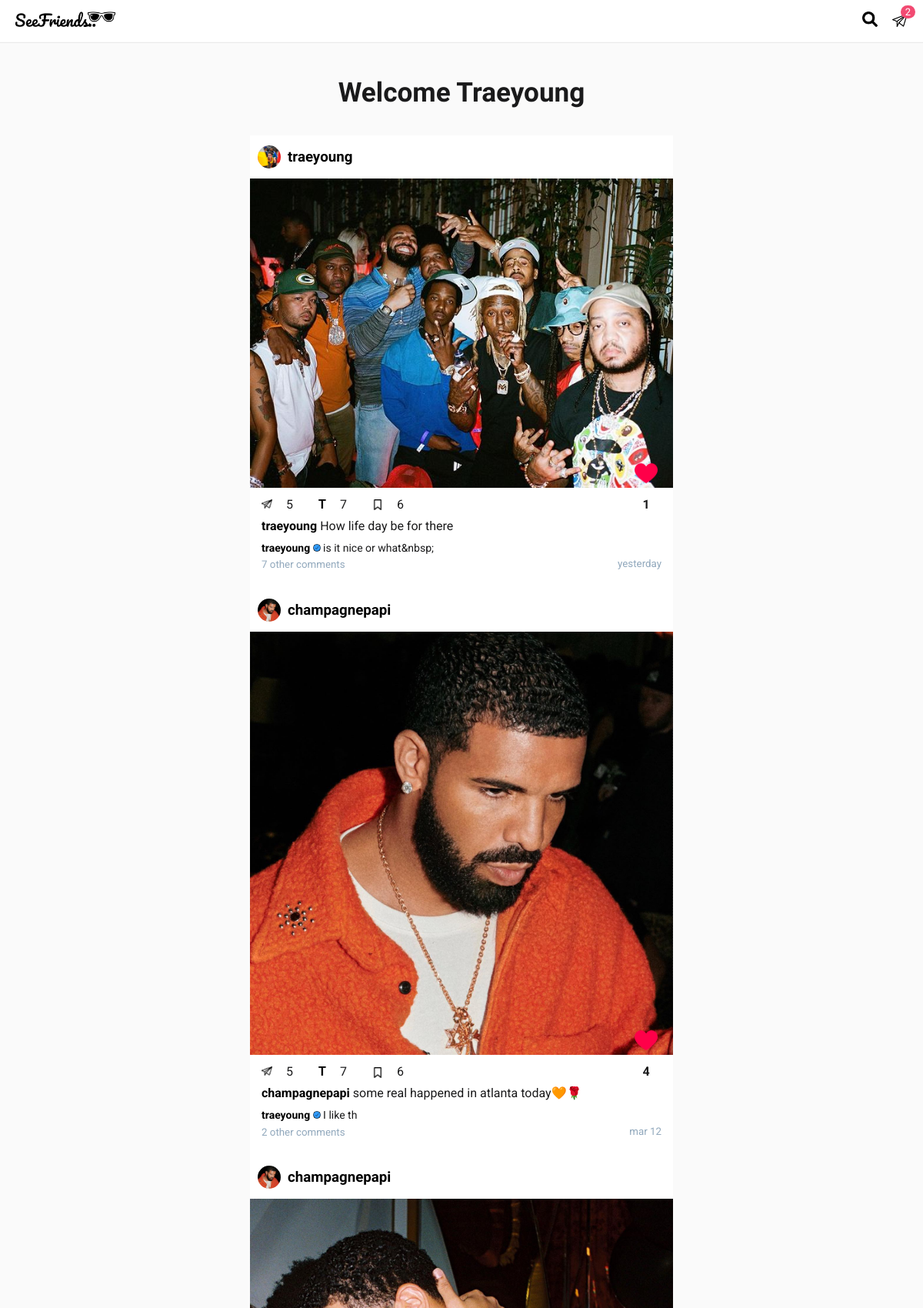
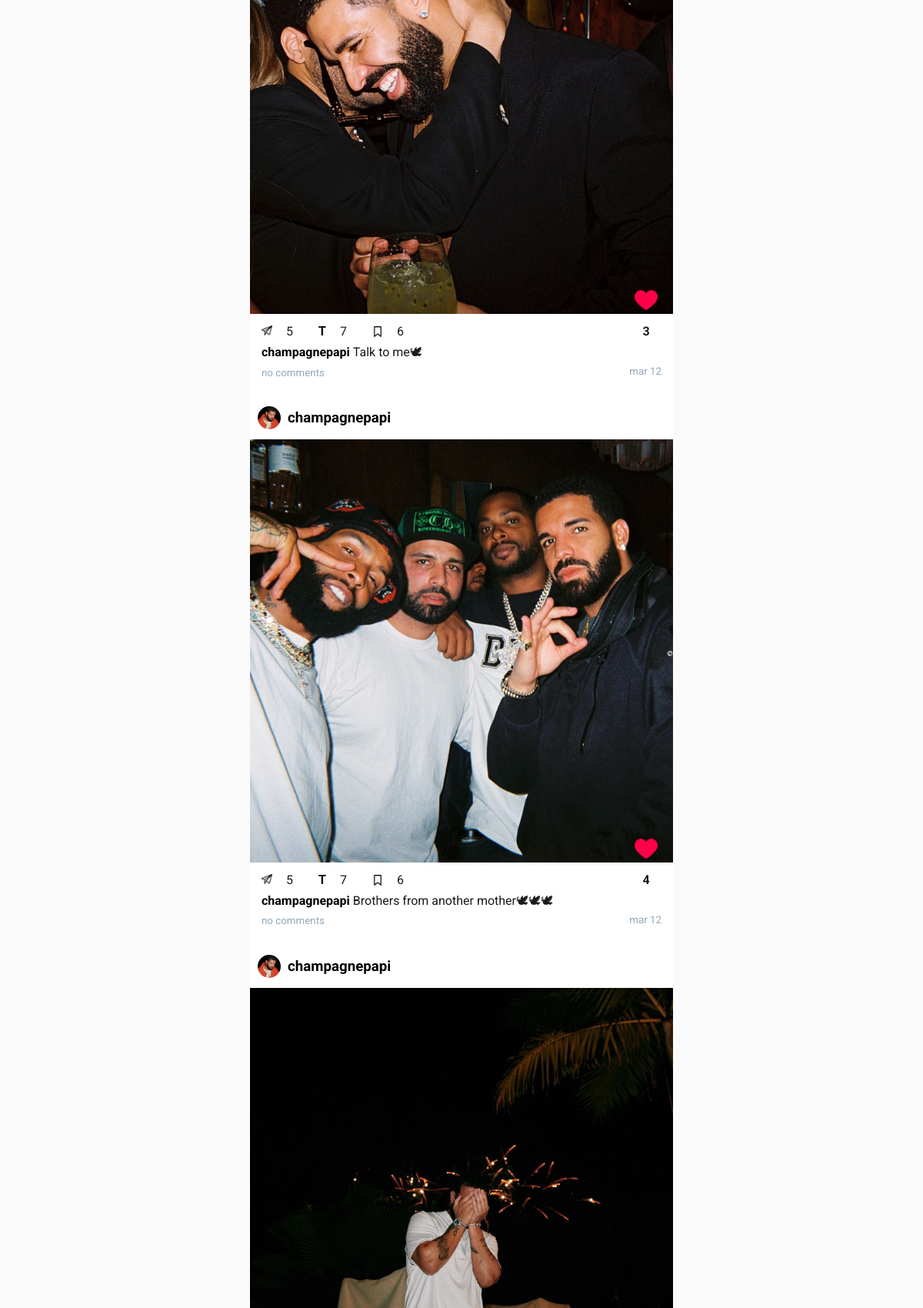
Screenshot of / (signed in, upper part) with the database file from the repository (2 pictures, top to bottom).
### homeapp/models.py (models this page shows, shortened)
class PostFeed(models.Model):
   owner = models.ForeignKey(User, on_delete=models.CASCADE, null=True, blank=True)
   post_owner = models.ForeignKey(User, on_delete=models.CASCADE, null=True, blank=True, related_name="p_owner")
   post = models.ForeignKey(Post, on_delete=models.CASCADE, null=True, blank=True)
   updated = models.DateTimeField(auto_now=True)
   created = models.DateTimeField(auto_now_add=True)
   id = models.UUIDField(default=uuid.uuid4, primary_key=True, unique=True, editable=False)
   class Meta:
      ordering = ['-created']
      verbose_name_plural = "PostFeed"

class Post(models.Model):
   owner = models.ForeignKey(User, on_delete=models.CASCADE, null=True, blank=True)
   img = models.ImageField(upload_to='contents/', null=True, blank=True)
   body = models.TextField()
   likers = models.ManyToManyField(User, 'post_likers', blank=True)
   commenters = models.ManyToManyField(User, 'post_commenters', blank=True)
   savers = models.ManyToManyField(User, 'post_savers', blank=True)
   updated = models.DateTimeField(auto_now=True)
   created = models.DateTimeField(auto_now_add=True)
   id = models.UUIDField(default=uuid.uuid4, primary_key=True, unique=True, editable=False)
   class Meta:
      ordering = ['-created']
   @property
   def get_total_likes(self):
      return self.likers.count()
   def is_leapyear(self, year):
      leap_year = None
      if (year % 4 == 0):
         if (year % 100 == 0):
            if (year % 400 == 0):
               leap_year = True
            else:
               leap_year = False
         else:
            leap_year = True
      else:
         leap_year = False
      return leap_year
   def returnDateInMinutesAgo(self, year, month, day, hour, minutes):
      is_a_leapyear = self.is_leapyear(year) # print(f"{year} is a leap year == {is_a_leapyear}")
      months_days = [31, 28, 31, 30, 31, 30, 31, 31, 30, 31, 30, 31]
      months_days_leap = [31, 29, 31, 30, 31, 30, 31, 31, 30, 31, 30, 31]
      days_for_months_ago = 0
      if is_a_leapyear == False: # print(f"Month: {month}")
         for index, days in enumerate(months_days):
            if index != month-1: # print(index+1, days)
               days_for_months_ago += days
            elif index == month-1: # print(f"stop month reached") #print(f"Total days: {days_for_months_ago + day}\n")
               break
      else:
         for index, days in enumerate(months_days_leap):
            if index != month-1: # print(index+1, days)
               days_for_months_ago += days
            elif index == month-1: # print(f"stop month reached") #print(f"Total days: {days_for_months_ago + day}\n")
               break
      total_days = (days_for_months_ago + day)
      total_minutes = minutes + (hour * 60) + ( (total_days * 24) * 60)
      return total_minutes
   @property
   def is_feed_ready(self):
      max_days = 10    # days_ago handler:
      date = datetime.now()
      postdate = self.created   # print(date) # print(postdate)
      if date.year == postdate.year:
         minutes_ago = self.returnDateInMinutesAgo(date.year, date.month, date.day, date.hour, date.minute) - self.returnDateInMinutesAgo(date.year, postdate.month, postdate.day, postdate.hour, postdate.minute) # print(f"Minutes Ago: {minutes_ago}")
         days_ago = minutes_ago / 1440 # print(f"Days Ago: {math.floor(days_ago)} \n")
         if days_ago < max_days:
            return True
         else:
            return False
      else: return False
   @property
   def get_time(self):
      date = datetime.now()
      cr_date = self.created   # print(date) # print(cr_date)
      if date.year == cr_date.year:
         minutes_ago = self.returnDateInMinutesAgo(date.year, date.month, date.day, date.hour, date.minute) - self.returnDateInMinutesAgo(date.year, cr_date.month, cr_date.day, cr_date.hour+1, cr_date.minute)
         if date.day == cr_date.day:
            print(minutes_ago)
            if minutes_ago < 60:
               return f"{minutes_ago} {'minutes' if minutes_ago != 1 else 'minute'} ago"
            elif minutes_ago < 1440:
               hour = minutes_ago // 60
               return f"{hour} {'hours' if hour != 1 else 'hour'} ago"
         elif date.month == cr_date.month and date.day-1 == cr_date.day:
            return f"yesterday"
         else:
            months = {
            "1": "January",
            "2": "February",
            "3": "March",
            "4": "April",
            "5": "May",
            "6": "June",
            "7": "July",
            "8": "August",
            "9": "September",
            "10": "October",
            "11": "November",
            "12": "December"
            }
            return f"{months[str(cr_date.month-1)][:3]} {cr_date.day}"

class CommentOnPost(models.Model):
   owner = models.ForeignKey(User, on_delete=models.CASCADE, null=True, blank=True)
   post = models.ForeignKey(Post, on_delete=models.CASCADE)
   comment = models.CharField(max_length=2000)
   updated = models.DateTimeField(auto_now=True)
   created = models.DateTimeField(auto_now_add=True)
   id = models.UUIDField(default=uuid.uuid4, primary_key=True, unique=True, editable=False)
   class Meta:
      ordering = ['-created', '-updated']

### users/models.py (models this page shows, shortened)
class Profile(models.Model):
   VOTE_TYPE = (
      ('MALE', 'a male'),
      ('FEMALE', 'a female'),
   )
   user = models.OneToOneField(User, on_delete=models.CASCADE)
   name = models.CharField(max_length=200, blank=True, null=True)
   username = models.CharField(max_length=200, blank=True, null=True, unique=True)
   email = models.EmailField(max_length=500, blank=True, null=True, unique=True)
   img = models.ImageField(upload_to="profiles/", default="icons/user.png")
   bio = models.TextField(default="", blank=True, null=True)
   online = models.BooleanField(default=False)
   last_seen = models.DateTimeField(default=datetime.now(), null=True, blank=True)
   followers = models.ManyToManyField(User, related_name='followers', blank=True)
   following = models.ManyToManyField(User, related_name='following', blank=True)
   friends = models.ManyToManyField(User, related_name='friends', blank=True)
   verified = models.BooleanField(default=False)
   saved_post = models.ManyToManyField("homeapp.Post", related_name="saved_post", blank=True)
   saved_tell = models.ManyToManyField("homeapp.Tell", related_name="saved_tell", blank=True)
   seen_post = models.ManyToManyField("homeapp.Post", blank=True)
   seen_tell = models.ManyToManyField("homeapp.Tell", blank=True)
   activity_count = models.PositiveSmallIntegerField(default=0)
   updated = models.DateTimeField(auto_now_add=True)
   created = models.DateTimeField(auto_now=True)
   id = models.UUIDField(default=uuid.uuid4, unique=True, primary_key=True, editable=False)

### homeapp/views.py (the view)
# urls.py: path('', views.home, name="home"),
@login_required(login_url="login")
def home(request):
   userfollows = request.user.profile.following.all()  # print(f"following: {userfollows}")
   interestedfollowings = returnInterestedFollowings(request, userfollows) # print(f"Views.. {interestedfollowings}")
   unseen, seen = returnPostsForFeed(request, interestedfollowings)
   random.shuffle(seen)
   contents = unseen + seen
   chats_count = returnChatsCount(request)     # logic: gets chats count
   context = {'contents': contents, 'chats_count': chats_count}
   return render(request, 'home.html', context)

### homeapp/utils.py (called while the page is built)
def returnInterestedFollowings(request, userfollows):
   users_kv = {}
   for user in userfollows:
      users_kv[user] = 0
      user_posts = user.post_set.all().order_by('created')[:5]
      for post in user_posts:   # print(f"{user}.. post -> {post}__________")
         if request.user in post.commenters.all() and request.user in post.likers.all():
            users_kv[user] += 3   # add 3points
         elif request.user in post.likers.all():
            users_kv[user] += 2   # add 2points
         else:
            users_kv[user] += 0   # add 0points
   users_sbi = sorted(users_kv.items(), key=lambda x:x[1], reverse=True)   # sbi: sorted by interest
   users_interestedin = [x[0] for x in users_sbi]
   return users_interestedin

def returnPostsForFeed(request, interestedfollowings):
   unseen, seen = [], []
   unseen_count, seen_count = 0, 0
   for post in request.user.post_set.all()[:1]:
      if post not in request.user.profile.seen_post.all():
         unseen.append(post)
   for user in interestedfollowings:   # print(f"User: {user}")
      for post in user.post_set.all():
         if post not in request.user.profile.seen_post.all():
            unseen.append(post)
            unseen_count +=1
            addToSeenPost(request, post)
         else:
            seen.append(post)
            seen_count +=1
   unseen.reverse()
   for post in unseen:   # print(f"FEED READY = {post.is_feed_ready}")
      if post.is_feed_ready:
         post, created = PostFeed.objects.get_or_create(owner=request.user, post_owner=post.owner, post=post)
      else: continue
   unseen.reverse()  # print(unseen)
   return unseen, seen

### messagesapp/utils.py (called while the page is built)
def returnChatsCount(request):
   chats_count = request.user.messages.filter(
      Q (unread_messages__gt = 0) &
      Q (request_accepted = True)).count()
   return chats_count

### homeapp/templates/home.html (shortened to what this page needs)
{% extends 'main.html' %}
{% load static %}
{% block content %}
{% include 'components/header-component.html' %}
   <main>
      <div class="welcome-user pad-top-10">
         <h3>Welcome {{request.user|title}}</h3>
      </div>
      <section class="background-white mobile-page-center border-rad-20">
      {% for content in request.user.postfeed_set.all %}
      <div class="content-wrapper">
         <div class="content-box"  data-pid="{{content.post.id}}">
            <div class="content-layer-1 fc-top">
               <div class="cl-left flex">
                  <div class="img-holder">
                     <img src="{{content.post.owner.profile.img.url}}" alt="" class="img-holder-image">
                  </div>
                  <div class="content-owner">
                     <a href="#"><h3>{{content.post.owner}}</h3></a>
                  </div>
               </div>
            </div>
            <div class="content-1">
               <div class="big-heart-parent">
                  <img src="{{content.post.img.url}}" alt="post" class="post-img">
               </div>
               {% if request.user not in content.post.likers.all %}
               <div class="heart-p position-rel">
                  <img src="{% static 'images/icons/heart/heartw-32.png' %}" alt="" class="heartw" data-pid="{{content.post.id}}">
                  <img src="{% static 'images/icons/heart/heartr-32.png' %}" alt="" class="heartr none" data-pid="{{content.post.id}}">
               </div>
               {% else %}
               <div class="heart-p position-rel">
                  <img src="{% static 'images/icons/heart/heartr-32.png' %}" alt="" class="heartr" data-pid="{{content.post.id}}">
               </div>
               {% endif %}
            </div>
            <div class="content-2-updated">
               <div class="content-layer-0 pad-top-5">
                  <div class="cl1-left">
                     <a href="#"><img src="{% static 'images/icons/send/send-16.png' %}" alt="" title="respond to post"></a>
                     <p >5</p>
                     <a href="#"><strong class="font-lobster" title="tell on">T</strong></a>
                     <p>7</p>
                     <img src="{% static 'images/icons/bookmark/bookmark-16.png' %}" title="save post">
                     <p>6</p>
                  </div>
                  <div class="cl1-right pl-new">
                     <strong class="like_count" id="">{{content.post.get_total_likes}}</strong>
                  </div>
               </div>
               <div class="content-layer-2">
                  <p class="no-margin"><strong><a href="{% url 'other-profile' content.post.owner.id %}">{{content.post.owner.profile.username}} </a></strong>{{content.post.body}}</p>
               </div>
               {% for comment in content.post.commentonpost_set.all|slice:1 %}
               <div class="content-layer-3">
                  <p class="no-margin pad-top-5">
                     <a href="{% url 'other-profile' comment.owner.id %}">
                        <strong>{{comment.owner}}
                        {% if comment.owner.profile.verified %}
                           <img src="{% static 'images/icons/verified/verified-blue2.png' %}" class="width-10" alt="verification">
                        {% endif %}
                        </strong>
                     </a>
                     {{comment.comment}}</p>
               </div>
               {% endfor %}
               <div class="cl-4 flex pad-bot-20">
                  <a href="{% url 'post-comments-page' content.post.id %}">
                     {% if content.post.commentonpost_set.all.count > 1 %}
                     <small class="grey no-margin pad-top-5 pad-bot-5">{{content.post.commentonpost_set.all.count|add:-1}} other comments</small>
                     {% elif content.post.commentonpost_set.all.count > 0 %}
                     <small class="grey no-margin pad-top-5 pad-bot-5">no other comments</small>
                     {% else %}
                     <small class="grey no-margin pad-top-5 pad-bot-5">no comments</small>
                     {% endif %}
                  </a>
                  <small class="grey">{{content.post.get_time|lower}}</small>
               </div>
            </div>
         </div>
      </div>
      {% endfor %}
      </section>
   </main>
{% endblock %}

### static/main.css (style rules this page uses)
body { background-color: #fafafa; margin: 0; font-family: "Roboto", sans-serif; font-weight: 300px; margin-bottom: 70px; color: #1a1a1b; }
.no-margin { margin: 0; }
.position-rel { position: relative; }
.background-white { background-color: #fff; }
.grey { color: #92a9bd; }
.width-10 { width: 10px; }
.pad-bot-5 { padding-bottom: 5px; }
.pad-bot-20 { padding-bottom: 20px; }
.pad-top-5 { padding-top: 5px; }
.pad-top-10 { padding-top: 10px; }
a { text-decoration: none; color: #000; }
.flex { display: flex; align-items: center; }
.font-lobster { font-family: "Lobster", sans-serif; }
main { margin-top: 54px; }
.welcome-user { font-family: "Sacramento", cursive; font-size: 30px; font-weight: 100; text-align: center; margin-top: 50px; margin-bottom: 10px; }
.content-wrapper { margin: 0 auto; max-width: 550px; }
.content-box { border-bottom-left-radius: 10px; border-bottom-right-radius: 10px; line-height: 1.4; background-color: #fff; }
.content-2-updated { background-color: #ffffff; border-bottom-left-radius: 10px; border-bottom-right-radius: 10px; padding-bottom: 10px; padding: 0 15px; }
.content-1 img { max-width: 100%; object-fit: cover; }
.heartr { position: absolute; width: 30px; top: -40px; right: 20px; cursor: pointer; animation: heartr 0.5s ease-in; }
.content-layer-1 { display: flex; align-items: center; justify-content: space-between; }
.content-layer-2 { padding: 5px 0 0; padding-bottom: 3px; }
.content-layer-1 h3 { padding: 0 0 0 9px; margin: 5px 0; box-sizing: border-box; }
.fc-top { padding: 10px 10px; }
.content-layer-3 { font-size: 14px; }
.cl-4 { justify-content: space-between; }
.big-heart-parent { position: relative; }
.img-holder { height: 30px; min-width: 30px; max-width: 30px; border-radius: 50%; }
.img-holder-image { width: 100%; height: 100%; border-radius: 50%; object-fit: cover; }
.mobile-page-center { max-width: 550px; margin: 0 auto; }
.content-layer-0 { display: flex; justify-content: space-between; box-sizing: border-box; }
.post-img { object-fit: cover; height: 100%; width: 100%; }
.cl1-left { display: flex; justify-content: space-between; align-items: center; width: 200px; }
.cl1-left p { padding-right: 15px; margin: 0; }
.pl-new { display: flex; justify-content: center; flex-grow: none; min-width: 40px; }
.cl1-left img, .cl1-right img { width: 14px; }
.cl1-left strong { font-size: 16px; }
.border-rad-20 { border-radius: 20px; }

### rows the page displays
PostFeed: post.owner.profile.img (picture), post.owner "traeyoung", post.img (picture), post.get_total_likes "1", post.owner.profile.username "traeyoung", post.body "How life day be for there", post.commentonpost_set.all.count|add "7", post.get_time "yesterday"
CommentOnPost: owner "traeyoung", comment "is it nice or what&nbsp;"
PostFeed: post.owner.profile.img (picture), post.owner "champagnepapi", post.img (picture), post.get_total_likes "4", post.owner.profile.username "champagnepapi", post.body "some real happened in atlanta today🧡🌹", post.commentonpost_set.all.count|add "2", post.get_time "mar 12"
CommentOnPost: owner "traeyoung", comment "I like th"
PostFeed: post.owner.profile.img (picture), post.owner "champagnepapi", post.img (picture), post.get_total_likes "3", post.owner.profile.username "champagnepapi", post.body "Talk to me🕊", shows "no comments", post.get_time "mar 12"
PostFeed: post.owner.profile.img (picture), post.owner "champagnepapi", post.img (picture), post.get_total_likes "4", post.owner.profile.username "champagnepapi", post.body "Brothers from another mother🕊🕊🕊", shows "no comments", post.get_time "mar 12"
PostFeed: post.owner.profile.img (picture), post.owner "champagnepapi", post.img (picture)

### other values shown
{{ chats_count }} "2"
{{ request.user|title }} "Traeyoung"
